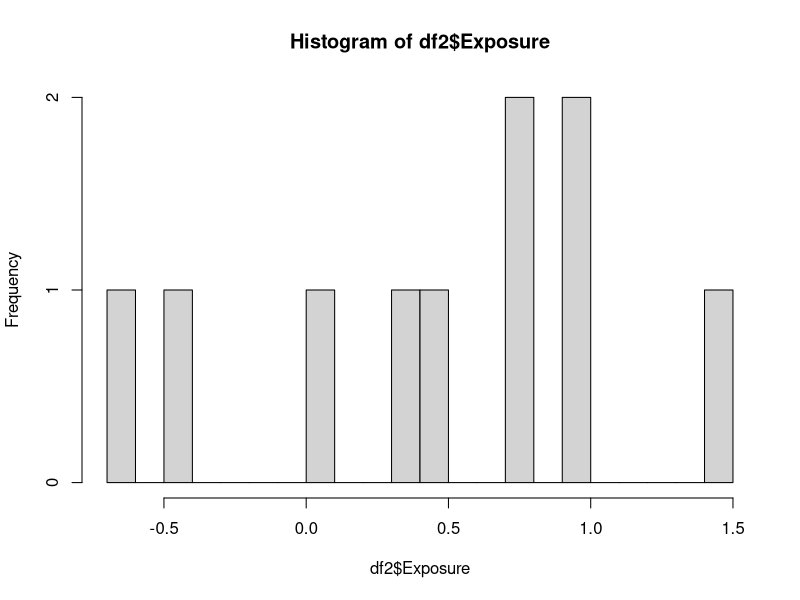
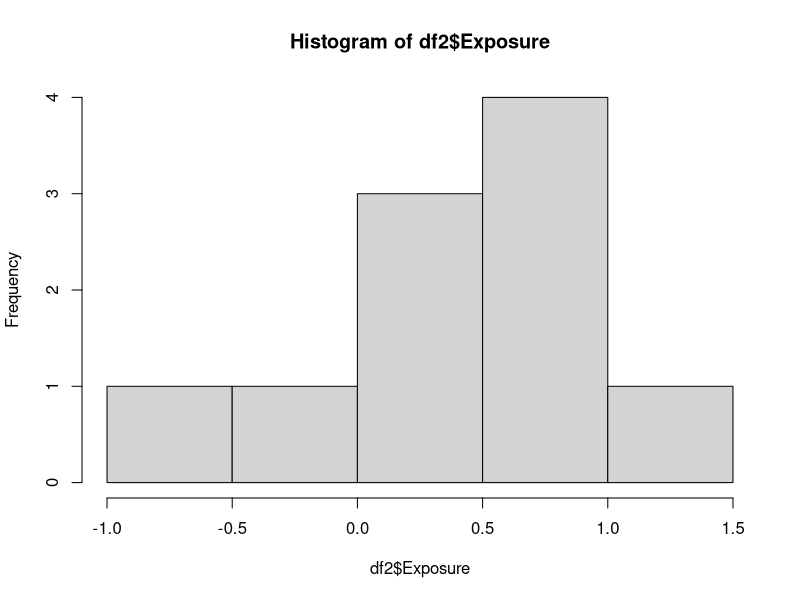
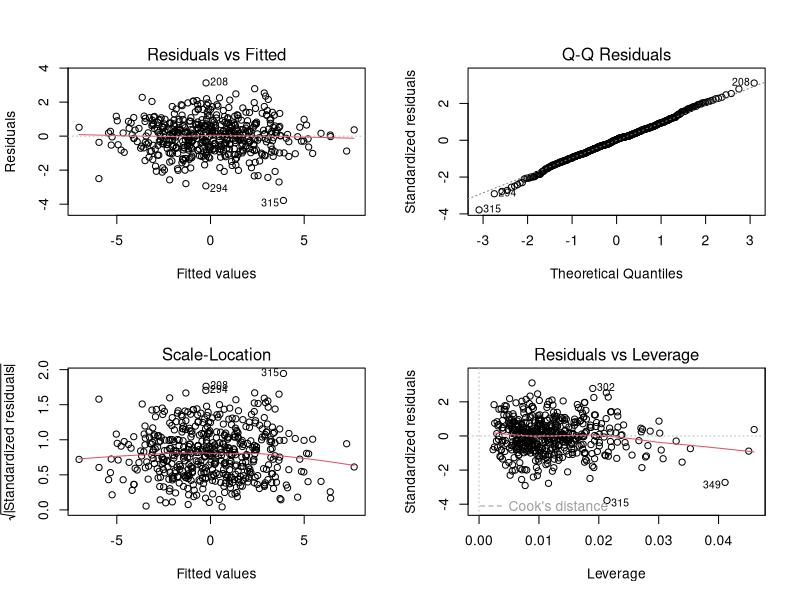
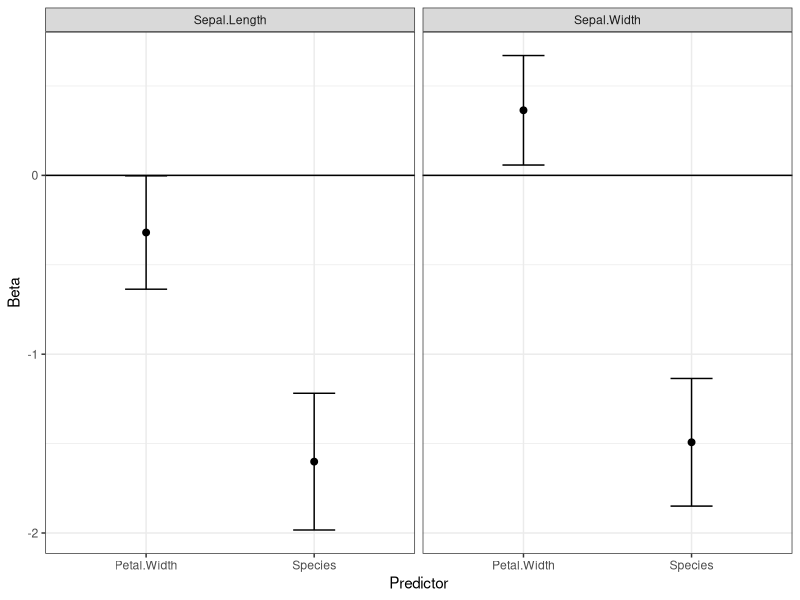

The R source for these figures, in order:
## ---- chunk 1
knitr::opts_chunk$set(echo = TRUE, fig.align="center")
# Fancy markdown guide: https://rstudio4edu.github.io/rstudio4edu-book/doc-fancy.html
## ---- chunk 2
cat(paste0("<center><img src='https://biocorecrg.github.io/CRG_RIntroduction/images/rstudio_interface.png'></center>"))
## ---- chunk 3
a<-5
8 -> pizza #right arrows are harder to read and are discouraged
var2    = 35.67

pizza_pie <- "this is a string"

#Doesn't work:
# 35.67 = var2 
# 2var <- 35.67

#You can coerce variable names with otherwise unacceptable characters using ``
`2 var` <- 8
`3$&@#` <- "seriously don't assign a variable like this even though you can"

## ---- chunk 4
18-3.45
2*3
a/pizza

2**3 #exponentiation
3%%2 #remainder after division

#You can't apply math operators to strings (also called "characters")
#Doesn't work: 
# pizza_pie/4 #Note the error message that pops up when you run this
## ---- chunk 5
a >= pizza #greater than or equal to
14 == 15 #equal to
14!=15 #not equal to
7%in%6:8 #is the left object within the vector on the right of '%in%'
!10 %in% 1:3 #opposite of within (i.e., "not in") 
## ---- chunk 6
vector1 <- c() #assigns an empty vector

vector2 <- c(a, pizza)
vector2

vector3 <- 6:10 # the single colon in R defines an adjacent integer sequence, here 6, 7, 8, 9, & 10

vector4 <- c(6:10,35,5:-2) # the colon can be used in a forward or backward direction
vector4
## ---- chunk 7
assign("vector3",6:10)
vector3
## ---- chunk 8
vector5 <- seq(to=6.5,from=1.5,by=0.5)
vector5 <- seq(1.5,6.5,0.5) #this is the same as above
vector5 <- seq(1.5,6.5,length.out=10) #have to specify the length.out since it's out of order
vector5 #Here I replace vector5 with a sequence with 10 evenly spaced values between 1.5 and 6.5

# rep is another function that repeats values
rep(c(2,4),2)
rep(c(2,4),each=2)
## ---- chunk 9
vec1<-c()
#this creates an empty vector

#numeric - continuous values
set.seed(15) #set.seed sets a seed for a random process to make it reproducible
#put any integer as the seed; here I randomly chose 15

vec1<-rnorm(20,0.5,2) #draws 20 random Normally distributed values with mean=0.5 and SD=2
class(vec1)
vec1
length(vec1)

# side note: Rounding of numeric vectors:
round(vec1,2) #rounds to hundredths
signif(vec1,2) #keeps 2 significant figures

#to how many decimal places is the numeric class accurate?
formatC(1/3,16)
formatC(1/3,20) #noise after 16 decimal places
## ---- chunk 10
#integer - integers/counts
vec2<-as.integer(vec1) #as.X coerces one class into another
class(vec2)
vec2
#here I coerce (i.e., force) the continuous "numeric" class into an "integer" class,
#  so every value is rounded to its nearest integer

#Data sampled from a Poisson or negative binomial distribution (both used to model counts) have the "integer" class
class(rpois(10,2))
## ---- chunk 11
#logical - TRUE/FALSE (also called a 'boolean')
boolean1 <- vec1<0
class(boolean1)
boolean1
which(boolean1) #returns the indices (i.e., positions) of the TRUE elements

which(vec1> -1 & vec1<1) #AND logical statement
which(vec1> -1 | vec1<1) #OR logical statement
## ---- chunk 12
#character - 'strings', i.e., non-numeric characters
vec2 <- as.character(vec1)
vec2 <- paste0(round(vec1,1),"%") #paste0 pastes characters together without a separator
class(vec2)
vec2
## ---- chunk 13
#factor - ordered strings with levels, used for unordered and ordinal strings even though
#  there's a rarely used "ordinal" class too
vec2<-as.factor(c("pizza","pie","ice cream")) #default factor level is alphanumerically ordered
class(vec2)
vec2
levels(vec2)
summary(vec2) #summary is a broad function to summarize any R object
vec2<-factor(vec2,levels=c("pizza","pie","ice cream")) #reorder factor levels
summary(vec2)
levels(vec2)<-paste0("NewName",1:3) #rename factor levels without reordering them
summary(vec2) #see also: table(vec2)
as.numeric(vec2) #shows how the factor is numerically encoded
## ---- chunk 14
#Date - dates
date1<-as.Date(c("2002-01-03","1994-12-24")) #default format; time zone defaults to your computer's
date1<-as.Date(c("01/03/2022","12/24/1994"),format="%m/%d/%Y") #same as above
class(date1)
date1
diff(date1) #default is units="days"
#use the package 'lubridate' for more time-related functions
## ---- chunk 15
#POSIXct and POSIXlt - date-times stored as a single scalar or a list, respectively
date1<-as.POSIXct(c("2001-01-01 15:00:00","2022-08-07 14:00:00")) #default format
class(date1)
date1
date1<-as.POSIXlt(date1)
class(date1)
date1$hour
## ---- chunk 16
matrix1 <- matrix(1:6,2,3,byrow=T)
matrix1

colnames(matrix1) <- paste("C",1:3,sep="")
rownames(matrix1) <- paste0("R",1:2)
matrix1
colnames(matrix1)
dimnames(matrix1)
dim(matrix1)
## ---- chunk 17
array(1:2,c(2,4,2))
## ---- chunk 18
l1<-list(Scalar=10,Vector=seq(-10,10,length.out=4),Matrix=matrix(1:9,3,3))
class(l1)
class(l1$Vector)
l1
## ---- chunk 19
df1 <- as.data.frame(matrix1)
df1
df2 <- data.frame(x=rnorm(10),y=letters[1:10])
df2
names(df2)
names(df2)<-c("Exposure","Outcome")
head(df2)
tail(df2)
summary(df2)

#let's store things related to the data frame in another list
l1 <- list()
l1[[1]]<-df2
l1[[2]]<-hist(df2$Exposure, breaks=20)
names(l1)<-c("DataFrame","Histogram")

#Can make lists like below too:
l1 <- list(DataFrame=df2,Histogram=hist(df2$Exposure))

l1$DataFrame

## ---- chunk 20
#format for making functions:
# function_name <- function(arguments) body

standev <- function(x) sqrt(var(x))

#set seed of a random process to make it reproducible
set.seed(14)
ages <- rnorm(500,30,sd=3)
# hist(ages,breaks=50)
standev(ages)
sd(ages) #here's the base R function that performs standard deviations. Note how the output is the same as our standev function.
## ---- chunk 21
nalen<- function(x) length(which(is.na(x)))
ex1 <-c(1,2,NA,-1,0,NA)
nalen(ex1)

is.na(ex1) 
which(is.na(ex1)) #gives index values of boolean
length(ex1)
length(which(!is.na(ex1)))
length(is.na(ex1))

nalen <- function(vec1, wantnacount=T){
  if(wantnacount){
    output<- length(which(is.na(ex1)))
  } else {
    output <- length(which(!is.na(ex1)))
  }
  return(output)
}
nalen(ex1,F)

df3<-mvtnorm::rmvnorm(500,rep(0,5)) 
#this creates a random multivariate Normal distribution of 5 variables with means of 0 and 0 covariance

df3<-as.data.frame(df3)
names(df3)<-paste0("x",1:5)

df3$yhat<- as.matrix(df3[,grep("x",names(df3))]) %*% c(-2,0.2,0,0,1)
df3$y <- df3$yhat + rnorm(nrow(df3))

fancy<-function(formula,Data){
  lm1<-lm(formula,Data)
  coef<-summary(lm1)$coef
  return(list(Coef=coef,Model=lm1))
}

form1<-formula(paste0("y~",paste(paste0("x",1:5),collapse="+")))
f1<-fancy(form1,df3)
names(f1)
par(mfrow=c(2,2))
plot(f1$Model)
par(mfrow=c(1,1))
# View(f1$Coef)
## ---- chunk 22
arg1<-"option_a"
if(arg1=="option_b"){
  print("arg1 is option_b")
} else if(grepl("a",arg1)){ #grepl is the logical form of grep, which searches for patterns (the latter returns indices)
  print(paste0("arg1 is option_",substr(arg1,nchar(arg1),nchar(arg1))))
} else {
  print("arg1 is not a known option")
}

set.seed(4)
testvec1<-rnorm(40)
summary(ifelse(testvec1<0,1,0)) #ifelse() is for a vector of logical expressions rather than one at a time
## ---- chunk 23
mysds<-c()
for(i in 1:3){
  mysds<-c(mysds,standev(rnorm(1000,sd=i)))
}
mysds

df2$z<-df2$Exposure+rnorm(nrow(df2))
apply(as.matrix(df2[,-2]),2,function(x) mean(x,na.rm=T))

lapply(df2[,-2],mean)
mycolmeans<-sapply(df2[,-2],mean)
names(mycolmeans)
## ---- chunk 24
head(iris) #this is a classic R example dataset included in base R

sapply(iris, class) #outputs vector, matrix, list or whatever seems to fit the output best

lapply(iris, class) #outputs a list

Pearson<-function(x,y,Data){
  cort<-cor.test(Data[,x], Data[,y])
  return(list(Coef=cort$estimate, pval=cort$p.value))
}
#function comes first in mapply but second in sapply, apply, lapply, tapply, etc.
mapply(Pearson,x=names(iris)[1:2],y=names(iris)[3:4],MoreArgs=list(Data=iris))
## ---- chunk 25
library(ggplot2)

multilm <- function(preds,outs,Data,covars=NULL){
  lmlist<-list() #empty list to fill
  outmat<-as.data.frame(matrix(NA,length(preds)*length(outs),7)) #empty data frame to fill with the for loop
  for(i in 1:length(outs)){
    for(j in 1:length(preds)){ #nested for loop
      matindex<-(1+(j-1))+((i-1)*length(preds)) #manually calculating the index for the nested loop
      if(is.null(covars)){
        thisform<-formula(paste0(outs[i],"~",preds[j]))
      } else {
        thisform<-formula(paste0(outs[i],"~",preds[j],"+",paste(covars,collapse="+")))
      }
      mylm<-lm(thisform,Data)
      lmlist[[paste0(outs[i],"~",preds[j])]]<-mylm
      outmat[matindex,1:2]<-c(outs[i],preds[j])
      outmat[matindex,c(3:4,7)]<-c(mylm$coef[2], summary(mylm)$coef[2,2], summary(mylm)$coef[2,4])
      outmat[matindex,5:6]<-confint(mylm)[2,]
    }
  }
  names(outmat)<-c("Outcome","Predictor","Beta","SE","LCI","UCI","p-value")
  forestplot <- ggplot(data=outmat, aes(x=Predictor,y=Beta)) + theme_bw() +
    geom_point(size=2) + geom_errorbar(aes(ymin=LCI,ymax=UCI),width=0.25) + 
    geom_hline(yintercept=0) +
    facet_wrap(~Outcome)
  #the above is ggplot-related code, which is important to learn for plotting
  outlist<-list(Results=outmat,ForestPlot=forestplot,LMlist=lmlist)
}

mlm1<-multilm(names(iris)[4:5],names(iris)[1:2],iris,names(iris)[3])
mlm1$Results
mlm1$ForestPlot
summary(mlm1$LMlist$`Sepal.Width~Petal.Width`)
